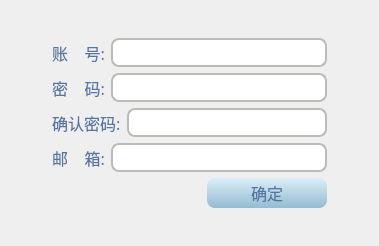
<?xml version="1.0" encoding="UTF-8"?>
<ui version="4.0">
 <class>login</class>
 <widget class="QDialog" name="login">
  <property name="geometry">
   <rect>
    <x>0</x>
    <y>0</y>
    <width>379</width>
    <height>246</height>
   </rect>
  </property>
  <property name="font">
   <font>
    <family>Ubuntu Mono</family>
    <pointsize>12</pointsize>
   </font>
  </property>
  <property name="windowTitle">
   <string>智能大棚---注册</string>
  </property>
  <property name="styleSheet">
   <string notr="true">color: rgb(86, 118, 162);</string>
  </property>
  <layout class="QVBoxLayout" name="verticalLayout_3">
   <item>
    <layout class="QHBoxLayout" name="horizontalLayout_6">
     <item>
      <spacer name="horizontalSpacer_4">
       <property name="orientation">
        <enum>Qt::Horizontal</enum>
       </property>
       <property name="sizeHint" stdset="0">
        <size>
         <width>40</width>
         <height>20</height>
        </size>
       </property>
      </spacer>
     </item>
     <item>
      <layout class="QVBoxLayout" name="verticalLayout_2">
       <item>
        <spacer name="verticalSpacer">
         <property name="orientation">
          <enum>Qt::Vertical</enum>
         </property>
         <property name="sizeHint" stdset="0">
          <size>
           <width>20</width>
           <height>13</height>
          </size>
         </property>
        </spacer>
       </item>
       <item>
        <layout class="QVBoxLayout" name="verticalLayout">
         <item>
          <layout class="QHBoxLayout" name="horizontalLayout">
           <item>
            <widget class="QLabel" name="label">
             <property name="font">
              <font>
               <family>Ubuntu Mono</family>
               <pointsize>12</pointsize>
              </font>
             </property>
             <property name="text">
              <string>账    号:</string>
             </property>
            </widget>
           </item>
           <item>
            <widget class="QLineEdit" name="ui_account">
             <property name="minimumSize">
              <size>
               <width>200</width>
               <height>12</height>
              </size>
             </property>
             <property name="font">
              <font>
               <family>Ubuntu Mono</family>
               <pointsize>12</pointsize>
              </font>
             </property>
             <property name="styleSheet">
              <string notr="true">    border-style: outset;
    border-radius: 8px;
	color: rgb(86, 118, 162);
	border:2px solid rgb(186, 189, 182);</string>
             </property>
             <property name="maxLength">
              <number>15</number>
             </property>
             <property name="alignment">
              <set>Qt::AlignCenter</set>
             </property>
             <property name="cursorMoveStyle">
              <enum>Qt::LogicalMoveStyle</enum>
             </property>
            </widget>
           </item>
          </layout>
         </item>
         <item>
          <layout class="QHBoxLayout" name="horizontalLayout_2">
           <item>
            <widget class="QLabel" name="label_2">
             <property name="font">
              <font>
               <family>Ubuntu Mono</family>
               <pointsize>12</pointsize>
              </font>
             </property>
             <property name="text">
              <string>密    码:</string>
             </property>
            </widget>
           </item>
           <item>
            <widget class="QLineEdit" name="ui_passwd">
             <property name="minimumSize">
              <size>
               <width>200</width>
               <height>12</height>
              </size>
             </property>
             <property name="font">
              <font>
               <family>Ubuntu Mono</family>
               <pointsize>12</pointsize>
              </font>
             </property>
             <property name="styleSheet">
              <string notr="true">    border-style: outset;
    border-radius: 8px;
	color: rgb(86, 118, 162);
	border:2px solid rgb(186, 189, 182);</string>
             </property>
             <property name="maxLength">
              <number>15</number>
             </property>
             <property name="echoMode">
              <enum>QLineEdit::Password</enum>
             </property>
             <property name="alignment">
              <set>Qt::AlignCenter</set>
             </property>
             <property name="cursorMoveStyle">
              <enum>Qt::LogicalMoveStyle</enum>
             </property>
            </widget>
           </item>
          </layout>
         </item>
         <item>
          <layout class="QHBoxLayout" name="horizontalLayout_3">
           <item>
            <widget class="QLabel" name="label_3">
             <property name="font">
              <font>
               <family>Ubuntu Mono</family>
               <pointsize>12</pointsize>
              </font>
             </property>
             <property name="text">
              <string>确认密码:</string>
             </property>
            </widget>
           </item>
           <item>
            <widget class="QLineEdit" name="ui_repasswd">
             <property name="minimumSize">
              <size>
               <width>200</width>
               <height>12</height>
              </size>
             </property>
             <property name="font">
              <font>
               <family>Ubuntu Mono</family>
               <pointsize>12</pointsize>
              </font>
             </property>
             <property name="styleSheet">
              <string notr="true">    border-style: outset;
    border-radius: 8px;
	color: rgb(86, 118, 162);
	border:2px solid rgb(186, 189, 182);</string>
             </property>
             <property name="maxLength">
              <number>15</number>
             </property>
             <property name="echoMode">
              <enum>QLineEdit::Password</enum>
             </property>
             <property name="alignment">
              <set>Qt::AlignCenter</set>
             </property>
             <property name="cursorMoveStyle">
              <enum>Qt::LogicalMoveStyle</enum>
             </property>
            </widget>
           </item>
          </layout>
         </item>
         <item>
          <layout class="QHBoxLayout" name="horizontalLayout_4">
           <item>
            <widget class="QLabel" name="label_4">
             <property name="font">
              <font>
               <family>Ubuntu Mono</family>
               <pointsize>12</pointsize>
              </font>
             </property>
             <property name="text">
              <string>邮    箱:</string>
             </property>
            </widget>
           </item>
           <item>
            <widget class="QLineEdit" name="ui_email">
             <property name="minimumSize">
              <size>
               <width>200</width>
               <height>12</height>
              </size>
             </property>
             <property name="font">
              <font>
               <family>Ubuntu Mono</family>
               <pointsize>12</pointsize>
              </font>
             </property>
             <property name="styleSheet">
              <string notr="true">    border-style: outset;
    border-radius: 8px;
	color: rgb(86, 118, 162);
	border:2px solid rgb(186, 189, 182);</string>
             </property>
             <property name="maxLength">
              <number>100</number>
             </property>
             <property name="alignment">
              <set>Qt::AlignCenter</set>
             </property>
             <property name="cursorMoveStyle">
              <enum>Qt::LogicalMoveStyle</enum>
             </property>
            </widget>
           </item>
          </layout>
         </item>
         <item>
          <layout class="QHBoxLayout" name="horizontalLayout_5">
           <item>
            <spacer name="horizontalSpacer_5">
             <property name="orientation">
              <enum>Qt::Horizontal</enum>
             </property>
             <property name="sizeHint" stdset="0">
              <size>
               <width>40</width>
               <height>20</height>
              </size>
             </property>
            </spacer>
           </item>
           <item>
            <widget class="QPushButton" name="ui_register">
             <property name="minimumSize">
              <size>
               <width>120</width>
               <height>30</height>
              </size>
             </property>
             <property name="maximumSize">
              <size>
               <width>120</width>
               <height>30</height>
              </size>
             </property>
             <property name="font">
              <font>
               <family>Ubuntu Mono</family>
               <pointsize>12</pointsize>
              </font>
             </property>
             <property name="styleSheet">
              <string notr="true">QPushButton{
    background-color: qlineargradient(spread:pad, x1:0, y1:1, x2:0, y2:0, stop:0 rgba(149, 187, 209, 255), stop:1 rgba(218, 238, 249, 255));
    border-style: outset;
    border-radius: 8px;
	color:rgb(86, 118, 162);
    }
QPushButton:pressed {
    background-color: qlineargradient(spread:pad, x1:0, y1:1, x2:0, y2:0, stop:0 rgba(17, 100, 162, 255), stop:1 rgba(61, 140, 201, 255));
    border-style: inset;
    border-radius: 8px;
	color:white;
    }</string>
             </property>
             <property name="text">
              <string>确定</string>
             </property>
            </widget>
           </item>
          </layout>
         </item>
        </layout>
       </item>
       <item>
        <spacer name="verticalSpacer_2">
         <property name="orientation">
          <enum>Qt::Vertical</enum>
         </property>
         <property name="sizeHint" stdset="0">
          <size>
           <width>20</width>
           <height>13</height>
          </size>
         </property>
        </spacer>
       </item>
      </layout>
     </item>
     <item>
      <spacer name="horizontalSpacer_2">
       <property name="orientation">
        <enum>Qt::Horizontal</enum>
       </property>
       <property name="sizeHint" stdset="0">
        <size>
         <width>40</width>
         <height>20</height>
        </size>
       </property>
      </spacer>
     </item>
    </layout>
   </item>
  </layout>
 </widget>
 <resources/>
 <connections/>
</ui>
